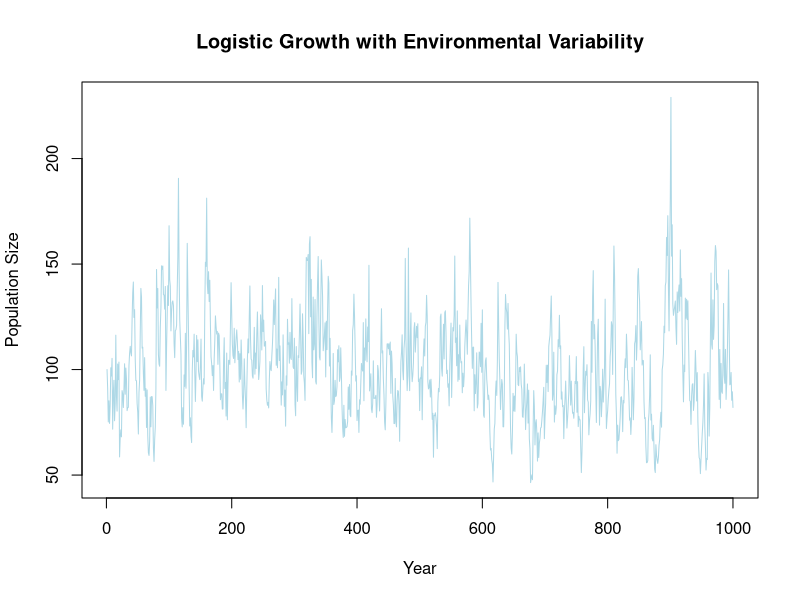
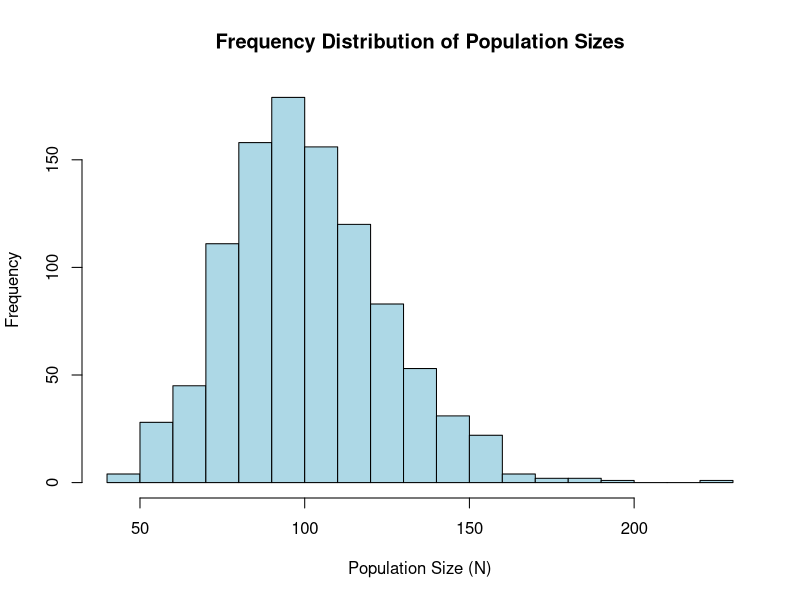

These charts were generated, in order, by the following R code: (Note: this script raises an error after producing the figures.)
## ---- chunk 1
knitr::opts_chunk$set(echo = TRUE)
## ---- chunk 2
LogisticModel <- function(R0, K, N0, v, years) {
  N <- numeric(years)
  N[1] <- N0
  
  for (t in 2:years) {
    env <- rlnorm(1, meanlog = 0, sdlog = v)
    N[t] <- N[t - 1] * exp(R0 * (1-N[t - 1] / K)) * env
    if (N[t] < 0) N[t] <- 0
  }
  
  return(N)
}

R0 <- 0.2
K <- 100
N0 <- 100
v <- 0.15
years <- 1000

pop <- LogisticModel(R0, K, N0, v, years)

plot(1:years, pop, type = "l", col = "lightblue", 
     xlab = "Year", ylab = "Population Size",
     main = "Logistic Growth with Environmental Variability")

hist(pop, breaks = 20, col = "lightblue", border = "black",
     xlab = "Population Size (N)", main = "Frequency Distribution of Population Sizes")
## ---- chunk 3
knitr::include_graphics("~/Desktop/SC1109_Giblin_Keala/SC1109_Assignments/IMG_8896.jpeg")
## ---- chunk 4
knitr::include_graphics("~/Desktop/SC1109_Giblin_Keala/SC1109_Assignments/IMG_9005.jpeg")
## ---- chunk 5
LogisticHarvest <- function(R0, K, N0, v, years, h) {
  N <- numeric(years)
  N[1] <- N0
  
  for (t in 2:years) {
    env <- rlnorm(1, meanlog = 0, sdlog = v)
    N[t] <- N[t-1] * exp(R0 * (1 - N[t-1] / K)) * env - h
    if (N[t] < 0) N[t] <- 0
  }
  return(N)
}

R0 <- 0.2
K <- 100
v <- 0.15
years <- 100
N0 <- K/2
h <- (R0 * K) / 4

set.seed(123)
par(mfrow = c(2,2))
for (i in 1:4) {
  pop <- LogisticHarvest(R0, K, N0, v, years, h)
  plot(1:years, pop, type = "l", col = "steelblue", 
       xlab = "Year", ylab = "Population Size",
       main = paste("Simulation", i))
}
par(mfrow = c(1,1))
## ---- chunk 6
set.seed(123)
n_sims <- 20
years <- 100
N0 <- K / 2
extinct <- numeric(n_sims)

plot(1:years, type = "n", ylim = c(0, K), xlab = "Year", ylab = "Population Size",
     main = "20 Simulations of Harvest at MSY")

for (i in 1:n_sims) {
  pop <- LogisticHarvest(R0, K, N0, v, years, h)
  lines(1:years, pop, col = rgb(0, 0, 1, 0.3))
  extinct[i] <- as.numeric(pop[years] <= 0)
}

extinction_rate <- mean(extinct)
extinction_rate
## ---- chunk 7
N0 <- 0.75 * K
h <- 0.1875 * R0 * K

set.seed(123)
n_sims <- 20
extinct <- numeric(n_sims)

plot(1:years, type = "n", ylim = c(0, K), xlab = "Year", ylab = "Population Size",
     main = "20 Simulations: Managed at ¾K")

for (i in 1:n_sims) {
  pop <- LogisticHarvest(R0, K, N0, v, years, h)
  lines(1:years, pop, col = rgb(0, 0.5, 0, 0.3))
  extinct[i] <- as.numeric(pop[years] <= 0)
}

extinction_rate_75 <- mean(extinct)
extinction_rate_75
## ---- chunk 8
N0 <- 0.25 * K
h <- 0.1875 * R0 * K

set.seed(123)
extinct <- numeric(n_sims)

plot(1:years, type = "n", ylim = c(0, K), xlab = "Year", ylab = "Population Size",
     main = "20 Simulations: Managed at ¼K")

for (i in 1:n_sims) {
  pop <- LogisticHarvest(R0, K, N0, v, years, h)
  lines(1:years, pop, col = rgb(1, 0, 0, 0.3))
  extinct[i] <- as.numeric(pop[years] <= 0)
}

extinction_rate_25 <- mean(extinct)
extinction_rate_25
## ---- chunk 9
LogisticHarvest <- function(R0, K, N0, v, years, h) {
  N <- numeric(years)
  N[1] <- N0
  
  for (t in 2:years) {
    env <- rlnorm(1, meanlog = 0, sdlog = v)
    N[t] <- N[t - 1] * exp(R0 * (1 - N[t - 1] / K)) * env - h
    if (N[t] < 0) N[t] <- 0
  }
  
  return(N)
}

R0 <- 0.2
K <- 100
v <- 0.25
years <- 100
h <- R0 * (K/4) * (1 - 0.25) 

N0_stable <- 0.75 * K 
N0_unstable <- 0.25 * K  

sims <- 20

set.seed(123)
stable_runs <- replicate(sims, LogisticHarvest(R0, K, N0_stable, v, years, h))
unstable_runs <- replicate(sims, LogisticHarvest(R0, K, N0_unstable, v, years, h))

par(mfrow = c(1, 2), mar = c(4, 4, 3, 1))

# Stable (3/4 K)
matplot(stable_runs, type = "l", lty = 1, col = rgb(0, 0, 1, 0.3),
        xlab = "Year", ylab = "Population size (N)",
        main = "Stable equilibrium (N₀ = ¾K, v = 0.25)")
abline(h = N0_stable, col = "darkblue", lwd = 2)

# Unstable (1/4 K)
matplot(unstable_runs, type = "l", lty = 1, col = rgb(1, 0, 0, 0.3),
        xlab = "Year", ylab = "Population size (N)",
        main = "Unstable equilibrium (N₀ = ¼K, v = 0.25)")
abline(h = N0_unstable, col = "darkred", lwd = 2)

stable_extinct <- sum(stable_runs[years, ] == 0)
unstable_extinct <- sum(unstable_runs[years, ] == 0)

cat("Stable equilibrium: ", stable_extinct, " of 20 went extinct\n")
cat("Unstable equilibrium: ", unstable_extinct, " of 20 went extinct\n")

## ---- chunk 10
R0 <- 0.2
K  <- 100
v  <- 0.25          
years <- 100
n_sims <- 100        
set.seed(2025)       


candidates <- seq(30, 95, by = 5)  

results <- data.frame(TargetN = candidates,
                      Harvest = NA,
                      Extinct = NA,
                      ExtProb = NA,
                      Lower95 = NA,
                      Upper95 = NA,
                      stringsAsFactors = FALSE)

for (i in seq_along(candidates)) {
  N0 <- candidates[i]
  h  <- R0 * N0 * (1 - N0 / K)     
  extincts <- replicate(n_sims, {
    pop <- LogisticHarvest(R0, K, N0, v, years, h)
    as.integer(any(pop <= 0))      
  })
  x <- sum(extincts)
  bt <- binom.test(x, n_sims)
  
  results$Harvest[i]   <- h
  results$Extinct[i]   <- x
  results$ExtProb[i]   <- x / n_sims
  results$Lower95[i]   <- bt$conf.int[1]
  results$Upper95[i]   <- bt$conf.int[2]
  
  cat("Target", N0, ": extinct", x, "/", n_sims, 
      " -> p =", round(x/n_sims,3), "\n")
}

print(results)

ok_idx <- which(results$ExtProb < 0.15)
if (length(ok_idx) == 0) {
  message("No candidate in coarse grid achieved ExtProb < 0.15; consider trying larger targets.")
} else {
  best_coarse <- results$TargetN[min(ok_idx)]
  cat("Coarse best target:", best_coarse, "\n")
  
  refine_range <- seq(max(5, best_coarse-10), min(K, best_coarse+10), by = 1)
  refine_res <- data.frame(TargetN = refine_range, Extinct = NA, ExtProb = NA,
                           Lower95 = NA, Upper95 = NA, Harvest = NA)
  for (j in seq_along(refine_range)) {
    N0 <- refine_range[j]
    h  <- R0 * N0 * (1 - N0 / K)
    extincts <- replicate(n_sims, {
      pop <- LogisticHarvest(R0, K, N0, v, years, h)
      as.integer(any(pop <= 0))
    })
    x <- sum(extincts)
    bt <- binom.test(x, n_sims)
    refine_res$Harvest[j]  <- h
    refine_res$Extinct[j]  <- x
    refine_res$ExtProb[j]  <- x / n_sims
    refine_res$Lower95[j]  <- bt$conf.int[1]
    refine_res$Upper95[j]  <- bt$conf.int[2]
  }
  print(refine_res)
  
  ok_ref <- refine_res[refine_res$ExtProb < 0.15, ]
  if (nrow(ok_ref) == 0) {
    message("No refined target reached extinction prob < 0.15. Consider increasing target range.")
  } else {
    best_target <- ok_ref$TargetN[1]
    cat("Refined best target (smallest achieving <0.15):", best_target, "\n")
    cat("Associated harvest h =", round(ok_ref$Harvest[1],3), 
        "Estimated ext prob =", ok_ref$ExtProb[1], 
        "95% CI = (", round(ok_ref$Lower95[1],3), ",", round(ok_ref$Upper95[1],3), ")\n")
  }
}

results <- data.frame(
  TargetN = c(30,35,40,45,50,55,60,65,70,75,80,85,90,95),
  ExtProb = c(0.79,0.83,0.94,0.91,0.92,0.85,0.85,0.84,0.70,0.54,0.35,0.18,0.02,0.00)
)

plot(results$TargetN, results$ExtProb, type = "b", pch = 19, col = "darkblue",
     xlab = "Target Population Size (N₀)",
     ylab = "Extinction Probability (100 simulations)",
     main = "Effect of Target Stock Size on Extinction Probability")
abline(h = 0.15, col = "steelblue", lwd = 2, lty = 2)
abline(v = 87, col = "lightblue", lwd = 2, lty = 3)

text(87, 0.2, "Target ≈ 87 (5%)", pos = 4, col = "lightblue", cex = 0.9)
text(50, 0.16, "15% threshold", pos = 4, col = "steelblue", cex = 0.9)


